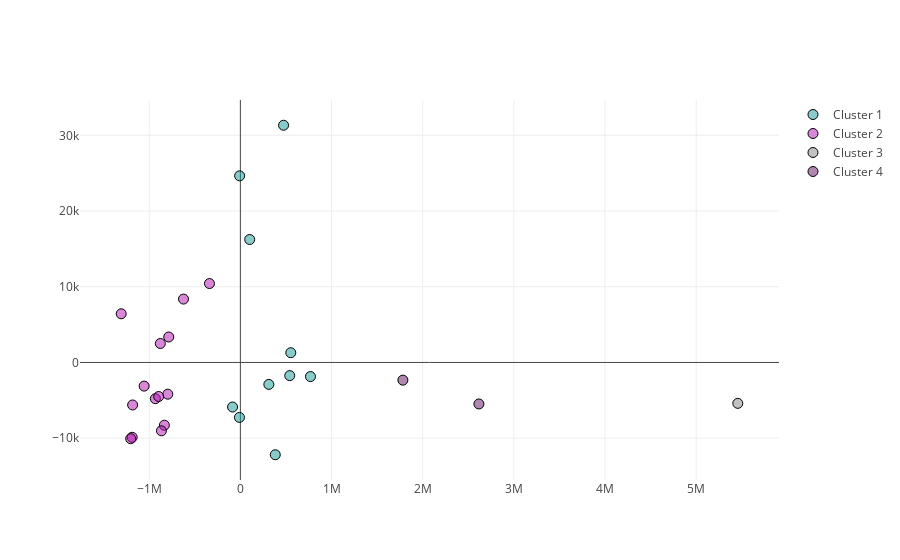

Here is the notebook cell this chart was saved with:
### Code cell
data = [trace0, trace1, trace2, trace3]
iplot(data)

### Figure 1 — Plotly figure (JSON) as saved in the notebook; plotly's stock layout.template omitted (floating-point values rounded to 4 significant figures)
{"data": [{"marker": {"color": "rgba(15, 152, 152, 0.5)", "line": {"color": "rgb(0,0,0)", "width": 1}, "size": 10}, "mode": "markers", "name": "Cluster 1", "type": "scatter", "x": [312400.0, 102200.0, 768900.0, -10230.0, 541500.0, 382800.0, 552900.0, -85660.0, -8188.0, 473800.0], "y": [-2901.0, 16240.0, -1866.0, -7261.0, -1740.0, -12190.0, 1282.0, -5887.0, 24640.0, 31330.0]}, {"marker": {"color": "rgba(180, 18, 180, 0.5)", "line": {"color": "rgb(0,0,0)", "width": 1}, "size": 10}, "mode": "markers", "name": "Cluster 2", "type": "scatter", "x": [-796400.0, -833500.0, -623800.0, -932500.0, -1187000.0, -1056000.0, -339100.0, -1203000.0, -1182000.0, -865900.0, -785800.0, -878100.0, -1307000.0, -896100.0], "y": [-4191.0, -8291.0, 8370.0, -4790.0, -9886.0, -3125.0, 10420.0, -10070.0, -5618.0, -9030.0, 3364.0, 2503.0, 6426.0, -4501.0]}, {"marker": {"color": "rgba(132, 132, 132, 0.5)", "line": {"color": "rgb(0,0,0)", "width": 1}, "size": 10}, "mode": "markers", "name": "Cluster 3", "type": "scatter", "x": [5456000.0], "y": [-5404.0]}, {"marker": {"color": "rgba(100, 15, 100, 0.5)", "line": {"color": "rgb(0,0,0)", "width": 1}, "size": 10}, "mode": "markers", "name": "Cluster 4", "type": "scatter", "x": [1783000.0, 2617000.0], "y": [-2339.0, -5481.0]}], "layout": {}}
